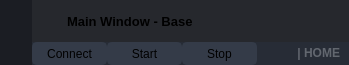
        <widget class="QFrame" name="frame_top">
         <property name="minimumSize">
          <size>
           <width>0</width>
           <height>65</height>
          </size>
         </property>
         <property name="maximumSize">
          <size>
           <width>16777215</width>
           <height>65</height>
          </size>
         </property>
         <property name="styleSheet">
          <string notr="true">background-color: transparent;</string>
         </property>
         <property name="frameShape">
          <enum>QFrame::NoFrame</enum>
         </property>
         <property name="frameShadow">
          <enum>QFrame::Raised</enum>
         </property>
         <layout class="QHBoxLayout" name="horizontalLayout_3">
          <property name="spacing">
           <number>0</number>
          </property>
          <property name="leftMargin">
           <number>0</number>
          </property>
          <property name="topMargin">
           <number>0</number>
          </property>
          <property name="rightMargin">
           <number>0</number>
          </property>
          <property name="bottomMargin">
           <number>0</number>
          </property>
          <item>
           <widget class="QFrame" name="frame_toggle">
            <property name="maximumSize">
             <size>
              <width>70</width>
              <height>16777215</height>
             </size>
            </property>
            <property name="styleSheet">
             <string notr="true">background-color: rgb(27, 29, 35);</string>
            </property>
            <property name="frameShape">
             <enum>QFrame::NoFrame</enum>
            </property>
            <property name="frameShadow">
             <enum>QFrame::Raised</enum>
            </property>
            <layout class="QVBoxLayout" name="verticalLayout_3">
             <property name="spacing">
              <number>0</number>
             </property>
             <property name="leftMargin">
              <number>0</number>
             </property>
             <property name="topMargin">
              <number>0</number>
             </property>
             <property name="rightMargin">
              <number>0</number>
             </property>
             <property name="bottomMargin">
              <number>0</number>
             </property>
             <item>
              <widget class="QPushButton" name="btn_toggle_menu">
               <property name="sizePolicy">
                <sizepolicy hsizetype="Expanding" vsizetype="Expanding">
                 <horstretch>0</horstretch>
                 <verstretch>0</verstretch>
                </sizepolicy>
               </property>
               <property name="styleSheet">
                <string notr="true">QPushButton {
	background-image: url(:/24x24/icons/24x24/cil-menu.png);
	background-position: center;
	background-repeat: no-reperat;
	border: none;
	background-color: rgb(27, 29, 35);
}
QPushButton:hover {
	background-color: rgb(33, 37, 43);
}
QPushButton:pressed {	
	background-color: rgb(85, 170, 255);
}</string>
               </property>
               <property name="text">
                <string/>
               </property>
              </widget>
             </item>
            </layout>
           </widget>
          </item>
          <item>
           <widget class="QFrame" name="frame_top_right">
            <property name="styleSheet">
             <string notr="true">background: transparent;</string>
            </property>
            <property name="frameShape">
             <enum>QFrame::NoFrame</enum>
            </property>
            <property name="frameShadow">
             <enum>QFrame::Raised</enum>
            </property>
            <layout class="QVBoxLayout" name="verticalLayout_2">
             <property name="spacing">
              <number>0</number>
             </property>
             <property name="leftMargin">
              <number>0</number>
             </property>
             <property name="topMargin">
              <number>0</number>
             </property>
             <property name="rightMargin">
              <number>0</number>
             </property>
             <property name="bottomMargin">
              <number>0</number>
             </property>
             <item>
              <widget class="QFrame" name="frame_top_btns">
               <property name="maximumSize">
                <size>
                 <width>16777215</width>
                 <height>42</height>
                </size>
               </property>
               <property name="styleSheet">
                <string notr="true">background-color: rgba(27, 29, 35, 200)</string>
               </property>
               <property name="frameShape">
                <enum>QFrame::NoFrame</enum>
               </property>
               <property name="frameShadow">
                <enum>QFrame::Raised</enum>
               </property>
               <layout class="QHBoxLayout" name="horizontalLayout_4">
                <property name="spacing">
                 <number>0</number>
                </property>
                <property name="leftMargin">
                 <number>0</number>
                </property>
                <property name="topMargin">
                 <number>0</number>
                </property>
                <property name="rightMargin">
                 <number>0</number>
                </property>
                <property name="bottomMargin">
                 <number>0</number>
                </property>
                <item>
                 <widget class="QFrame" name="frame_label_top_btns">
                  <property name="sizePolicy">
                   <sizepolicy hsizetype="Expanding" vsizetype="Preferred">
                    <horstretch>0</horstretch>
                    <verstretch>0</verstretch>
                   </sizepolicy>
                  </property>
                  <property name="frameShape">
                   <enum>QFrame::NoFrame</enum>
                  </property>
                  <property name="frameShadow">
                   <enum>QFrame::Raised</enum>
                  </property>
                  <layout class="QHBoxLayout" name="horizontalLayout_10">
                   <property name="spacing">
                    <number>0</number>
                   </property>
                   <property name="leftMargin">
                    <number>5</number>
                   </property>
                   <property name="topMargin">
                    <number>0</number>
                   </property>
                   <property name="rightMargin">
                    <number>10</number>
                   </property>
                   <property name="bottomMargin">
                    <number>0</number>
                   </property>
                   <item>
                    <widget class="QFrame" name="frame_icon_top_bar">
                     <property name="maximumSize">
                      <size>
                       <width>30</width>
                       <height>30</height>
                      </size>
                     </property>
                     <property name="styleSheet">
                      <string notr="true">background: transparent;
background-image: url(:/16x16/icons/16x16/cil-terminal.png);
background-position: center;
background-repeat: no-repeat;
</string>
                     </property>
                     <property name="frameShape">
                      <enum>QFrame::StyledPanel</enum>
                     </property>
                     <property name="frameShadow">
                      <enum>QFrame::Raised</enum>
                     </property>
                    </widget>
                   </item>
                   <item>
                    <widget class="QLabel" name="label_title_bar_top">
                     <property name="font">
                      <font>
                       <family>Segoe UI</family>
                       <pointsize>10</pointsize>
                       <weight>75</weight>
                       <bold>true</bold>
                      </font>
                     </property>
                     <property name="styleSheet">
                      <string notr="true">background: transparent;
</string>
                     </property>
                     <property name="text">
                      <string>Main Window - Base</string>
                     </property>
                    </widget>
                   </item>
                  </layout>
                 </widget>
                </item>
                <item alignment="Qt::AlignRight">
                 <widget class="QFrame" name="frame_btns_right">
                  <property name="sizePolicy">
                   <sizepolicy hsizetype="Expanding" vsizetype="Preferred">
                    <horstretch>0</horstretch>
                    <verstretch>0</verstretch>
                   </sizepolicy>
                  </property>
                  <property name="maximumSize">
                   <size>
                    <width>120</width>
                    <height>16777215</height>
                   </size>
                  </property>
                  <property name="frameShape">
                   <enum>QFrame::NoFrame</enum>
                  </property>
                  <property name="frameShadow">
                   <enum>QFrame::Raised</enum>
                  </property>
                  <layout class="QHBoxLayout" name="horizontalLayout_5">
                   <property name="spacing">
                    <number>0</number>
                   </property>
                   <property name="leftMargin">
                    <number>0</number>
                   </property>
                   <property name="topMargin">
                    <number>0</number>
                   </property>
                   <property name="rightMargin">
                    <number>0</number>
                   </property>
                   <property name="bottomMargin">
                    <number>0</number>
                   </property>
                   <item>
                    <widget class="QPushButton" name="btn_minimize">
                     <property name="sizePolicy">
                      <sizepolicy hsizetype="Minimum" vsizetype="Expanding">
                       <horstretch>0</horstretch>
                       <verstretch>0</verstretch>
                      </sizepolicy>
                     </property>
                     <property name="minimumSize">
                      <size>
                       <width>40</width>
                       <height>0</height>
                      </size>
                     </property>
                     <property name="maximumSize">
                      <size>
                       <width>40</width>
                       <height>16777215</height>
                      </size>
                     </property>
                     <property name="toolTip">
                      <string>Minimize</string>
                     </property>
                     <property name="styleSheet">
                      <string notr="true">QPushButton {	
	border: none;
	background-color: transparent;
}
QPushButton:hover {
	background-color: rgb(52, 59, 72);
}
QPushButton:pressed {	
	background-color: rgb(85, 170, 255);
}</string>
                     </property>
                     <property name="text">
                      <string/>
                     </property>
                     <property name="icon">
                      <iconset resource="files.qrc">
                       <normaloff>:/16x16/icons/16x16/cil-window-minimize.png</normaloff>:/16x16/icons/16x16/cil-window-minimize.png</iconset>
                     </property>
                    </widget>
                   </item>
                   <item>
                    <widget class="QPushButton" name="btn_maximize_restore">
                     <property name="sizePolicy">
                      <sizepolicy hsizetype="Minimum" vsizetype="Expanding">
                       <horstretch>0</horstretch>
                       <verstretch>0</verstretch>
                      </sizepolicy>
                     </property>
                     <property name="minimumSize">
                      <size>
                       <width>40</width>
                       <height>0</height>
                      </size>
                     </property>
                     <property name="maximumSize">
                      <size>
                       <width>40</width>
                       <height>16777215</height>
                      </size>
                     </property>
                     <property name="toolTip">
                      <string>Maximize</string>
                     </property>
                     <property name="styleSheet">
                      <string notr="true">QPushButton {	
	border: none;
	background-color: transparent;
}
QPushButton:hover {
	background-color: rgb(52, 59, 72);
}
QPushButton:pressed {	
	background-color: rgb(85, 170, 255);
}</string>
                     </property>
                     <property name="text">
                      <string/>
                     </property>
                     <property name="icon">
                      <iconset resource="files.qrc">
                       <normaloff>:/16x16/icons/16x16/cil-window-maximize.png</normaloff>:/16x16/icons/16x16/cil-window-maximize.png</iconset>
                     </property>
                    </widget>
                   </item>
                   <item>
                    <widget class="QPushButton" name="btn_close">
                     <property name="sizePolicy">
                      <sizepolicy hsizetype="Minimum" vsizetype="Expanding">
                       <horstretch>0</horstretch>
                       <verstretch>0</verstretch>
                      </sizepolicy>
                     </property>
                     <property name="minimumSize">
                      <size>
                       <width>40</width>
                       <height>0</height>
                      </size>
                     </property>
                     <property name="maximumSize">
                      <size>
                       <width>40</width>
                       <height>16777215</height>
                      </size>
                     </property>
                     <property name="toolTip">
                      <string>Close</string>
                     </property>
                     <property name="styleSheet">
                      <string notr="true">QPushButton {	
	border: none;
	background-color: transparent;
}
QPushButton:hover {
	background-color: rgb(52, 59, 72);
}
QPushButton:pressed {	
	background-color: rgb(85, 170, 255);
}</string>
                     </property>
                     <property name="text">
                      <string/>
                     </property>
                     <property name="icon">
                      <iconset resource="files.qrc">
                       <normaloff>:/16x16/icons/16x16/cil-x.png</normaloff>:/16x16/icons/16x16/cil-x.png</iconset>
                     </property>
                    </widget>
                   </item>
                  </layout>
                 </widget>
                </item>
               </layout>
              </widget>
             </item>
             <item>
              <widget class="QFrame" name="frame_top_info">
               <property name="maximumSize">
                <size>
                 <width>16777215</width>
                 <height>23</height>
                </size>
               </property>
               <property name="styleSheet">
                <string notr="true">background-color: rgb(39, 44, 54);</string>
               </property>
               <property name="frameShape">
                <enum>QFrame::NoFrame</enum>
               </property>
               <property name="frameShadow">
                <enum>QFrame::Raised</enum>
               </property>
               <layout class="QHBoxLayout" name="horizontalLayout_8">
                <property name="spacing">
                 <number>0</number>
                </property>
                <property name="leftMargin">
                 <number>0</number>
                </property>
                <property name="topMargin">
                 <number>0</number>
                </property>
                <property name="bottomMargin">
                 <number>0</number>
                </property>
                <item>
                 <widget class="QPushButton" name="pushButton_2">
                  <property name="minimumSize">
                   <size>
                    <width>75</width>
                    <height>23</height>
                   </size>
                  </property>
                  <property name="font">
                   <font>
                    <family>Segoe UI</family>
                   </font>
                  </property>
                  <property name="styleSheet">
                   <string notr="true">QPushButton {
	border: 2px solid rgb(52, 59, 72);
	border-radius: 5px;	
	background-color: rgb(52, 59, 72);
}
QPushButton:hover {
	background-color: rgb(57, 65, 80);
	border: 2px solid rgb(61, 70, 86);
}
QPushButton:pressed {	
	background-color: rgb(35, 40, 49);
	border: 2px solid rgb(43, 50, 61);
}</string>
                  </property>
                  <property name="text">
                   <string>Connect</string>
                  </property>
                 </widget>
                </item>
                <item>
                 <widget class="QPushButton" name="pushButton_3">
                  <property name="minimumSize">
                   <size>
                    <width>75</width>
                    <height>23</height>
                   </size>
                  </property>
                  <property name="font">
                   <font>
                    <family>Segoe UI</family>
                   </font>
                  </property>
                  <property name="styleSheet">
                   <string notr="true">QPushButton {
	border: 2px solid rgb(52, 59, 72);
	border-radius: 5px;	
	background-color: rgb(52, 59, 72);
}
QPushButton:hover {
	background-color: rgb(57, 65, 80);
	border: 2px solid rgb(61, 70, 86);
}
QPushButton:pressed {	
	background-color: rgb(35, 40, 49);
	border: 2px solid rgb(43, 50, 61);
}</string>
                  </property>
                  <property name="text">
                   <string>Start</string>
                  </property>
                 </widget>
                </item>
                <item>
                 <widget class="QPushButton" name="pushButton_4">
                  <property name="minimumSize">
                   <size>
                    <width>75</width>
                    <height>23</height>
                   </size>
                  </property>
                  <property name="font">
                   <font>
                    <family>Segoe UI</family>
                   </font>
                  </property>
                  <property name="styleSheet">
                   <string notr="true">QPushButton {
	border: 2px solid rgb(52, 59, 72);
	border-radius: 5px;	
	background-color: rgb(52, 59, 72);
}
QPushButton:hover {
	background-color: rgb(57, 65, 80);
	border: 2px solid rgb(61, 70, 86);
}
QPushButton:pressed {	
	background-color: rgb(35, 40, 49);
	border: 2px solid rgb(43, 50, 61);
}</string>
                  </property>
                  <property name="text">
                   <string>Stop</string>
                  </property>
                 </widget>
                </item>
                <item>
                 <spacer name="horizontalSpacer">
                  <property name="orientation">
                   <enum>Qt::Horizontal</enum>
                  </property>
                  <property name="sizeHint" stdset="0">
                   <size>
                    <width>40</width>
                    <height>20</height>
                   </size>
                  </property>
                 </spacer>
                </item>
                <item>
                 <widget class="QLabel" name="label_top_info_2">
                  <property name="minimumSize">
                   <size>
                    <width>0</width>
                    <height>0</height>
                   </size>
                  </property>
                  <property name="maximumSize">
                   <size>
                    <width>250</width>
                    <height>20</height>
                   </size>
                  </property>
                  <property name="font">
                   <font>
                    <family>Segoe UI</family>
                    <weight>75</weight>
                    <bold>true</bold>
                   </font>
                  </property>
                  <property name="styleSheet">
                   <string notr="true">color: rgb(98, 103, 111);</string>
                  </property>
                  <property name="text">
                   <string>| HOME</string>
                  </property>
                  <property name="alignment">
                   <set>Qt::AlignRight|Qt::AlignTrailing|Qt::AlignVCenter</set>
                  </property>
                 </widget>
                </item>
               </layout>
              </widget>
             </item>
            </layout>
           </widget>
          </item>
         </layout>
        </widget>
